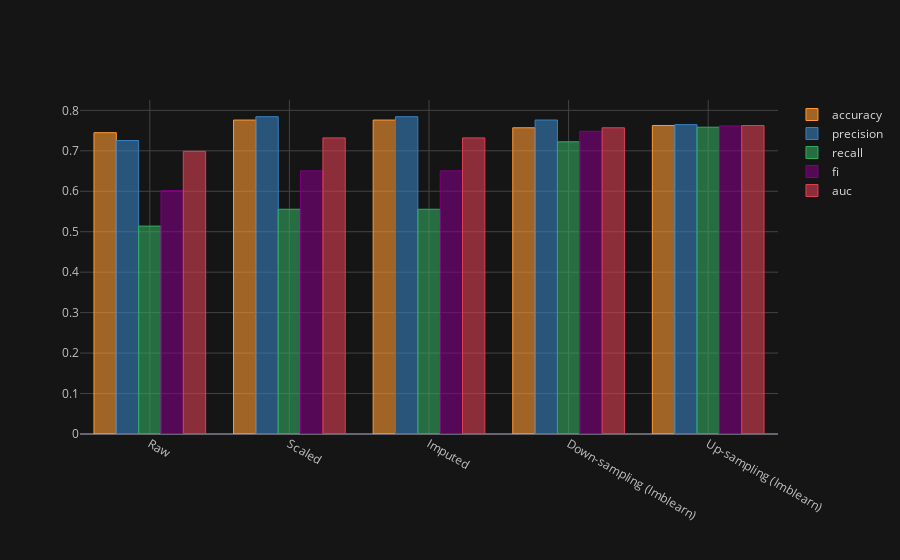

This figure's notebook cell:
### Markdown cell above
### KNN Classifier - Parameter Comparison

### Code cell
from sklearn.neighbors import KNeighborsClassifier
# Create KNN Classifier
classifier = KNeighborsClassifier(n_neighbors=5)
# Run parameter comparison
compare_parameters(classifier)

### Figure 1 — Plotly figure (JSON) as saved in the notebook; plotly's stock layout.template omitted (floating-point values rounded to 4 significant figures)
{"data": [{"marker": {"color": "rgba(255, 153, 51, 0.6)", "line": {"color": "rgba(255, 153, 51, 1.0)", "width": 1}}, "name": "accuracy", "orientation": "v", "text": "", "x": ["Raw", "Scaled", "Imputed", "Down-sampling (Imblearn)", "Up-sampling (Imblearn)"], "y": [0.7448, 0.776, 0.776, 0.7569, 0.7625], "type": "bar"}, {"marker": {"color": "rgba(55, 128, 191, 0.6)", "line": {"color": "rgba(55, 128, 191, 1.0)", "width": 1}}, "name": "precision", "orientation": "v", "text": "", "x": ["Raw", "Scaled", "Imputed", "Down-sampling (Imblearn)", "Up-sampling (Imblearn)"], "y": [0.7255, 0.7843, 0.7843, 0.7761, 0.7647], "type": "bar"}, {"marker": {"color": "rgba(50, 171, 96, 0.6)", "line": {"color": "rgba(50, 171, 96, 1.0)", "width": 1}}, "name": "recall", "orientation": "v", "text": "", "x": ["Raw", "Scaled", "Imputed", "Down-sampling (Imblearn)", "Up-sampling (Imblearn)"], "y": [0.5139, 0.5556, 0.5556, 0.7222, 0.7583], "type": "bar"}, {"marker": {"color": "rgba(128, 0, 128, 0.6)", "line": {"color": "rgba(128, 0, 128, 1.0)", "width": 1}}, "name": "fi", "orientation": "v", "text": "", "x": ["Raw", "Scaled", "Imputed", "Down-sampling (Imblearn)", "Up-sampling (Imblearn)"], "y": [0.6016, 0.6504, 0.6504, 0.7482, 0.7615], "type": "bar"}, {"marker": {"color": "rgba(219, 64, 82, 0.6)", "line": {"color": "rgba(219, 64, 82, 1.0)", "width": 1}}, "name": "auc", "orientation": "v", "text": "", "x": ["Raw", "Scaled", "Imputed", "Down-sampling (Imblearn)", "Up-sampling (Imblearn)"], "y": [0.6986, 0.7319, 0.7319, 0.7569, 0.7625], "type": "bar"}], "layout": {"legend": {"bgcolor": "#151516", "font": {"color": "#D9D9D9"}}, "paper_bgcolor": "#151516", "plot_bgcolor": "#151516", "title": {"font": {"color": "#D9D9D9"}}, "xaxis": {"gridcolor": "#434343", "showgrid": true, "tickfont": {"color": "#C2C2C2"}, "title": {"font": {"color": "#D9D9D9"}, "text": ""}, "zerolinecolor": "#666570"}, "yaxis": {"gridcolor": "#434343", "showgrid": true, "tickfont": {"color": "#C2C2C2"}, "title": {"font": {"color": "#D9D9D9"}, "text": ""}, "zerolinecolor": "#666570"}}}
